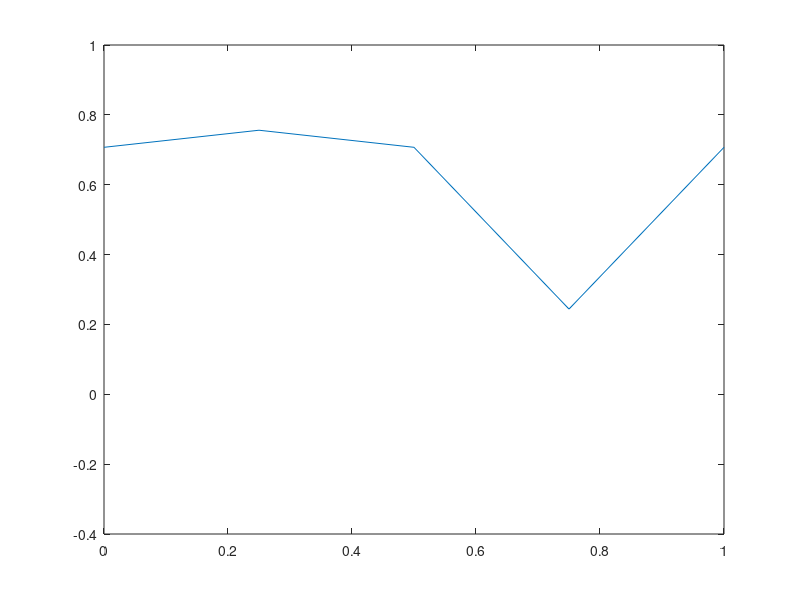

This figure's MATLAB source:
%%%%%%%%%%%%%%%%%%%%%%%%%%%%%%%%%%%%%%%%%%%%%%%%%%%%%%%%%%%%%%%%%%%%%%%%%%
% Description: This script implements the Lax Friedrich method to 
% numerically solve the scalar advection equation u_t + au_x = 0. 
% It stores all the parameters that define the desired 
% method.  Stable provided mu=abs(ak/h)<=1 
% Lax Friedrichs scheme
% u_new(j) = (u_old(j-1)+u_old(j+1))/2 - (mu/2)*(u_old(j+1)-u_old(j-1))

% parameters:
%   t0:intitial time
%   tf:final time
%   L:number of spatial grid points 
%   N: number of time grid points
%   f: function that gives inital data
%%%%%%%%%%%%%%%%%%%%%%%%%%%%%%%%%%%%%%%%%%%%%%%%%%%%%%%%%%%%%%%%%%%%%%%%%

%initialize parameters
t0=0;
tf=1;
L=4;
N=4;


%define space mesh
dx = 1/L;
x = 0:dx:1;
x = x';

%set inital funciton  
f = sin(pi * x);

% define time mesh
dt = (tf-t0)/N;
t = t0:dt:tf;

%wave speed
A=.8*eye(N);
A=eig(A);

%CFL number
mu = A*dt/dx;

%preallocate u, set initial u value to f
u = zeros(N+1,L+1);
u(:,1) = f;


%loop through time
for n=1:N
    %loop through space
    for j=2:L
        u(j,n+1) = (u(j+1,n)+u(j-1,n))/2-(mu(n)/2)*(u(j+1,n)-u(j-1,n));
    end
    
    %Set values at boundaries using periodic BC's
    j=1;
    
    % u(0) == u(N)
    u(j,n+1)=(u(j+1,n)+u(L,n))/2-(mu(j)/2)*(u(j+1,n)-u(L,n));
    j = L+1;
    
    % u(N+2) == u(2)
    u(j,n+1)=(u(2,n)+u(j-1,n))/2-(mu(2)/2)*(u(2,n)-u(j-1,n));
    
end


clf
%figure(glf)
% hold on
for i=1:L
   
    plot(x,u(:,i))
	axis([0 1 -.4 1])
    pause(.05)
    drawnow
end
hold off